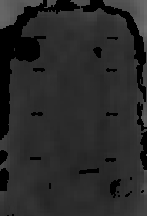
#> input picture src/testsrc/visionv2/src/Frank/depth20.png, 147 x 216 px
$ python Ransac_test.py
#> lines starting #> are read from the running program, lines starting #| are printed output that depends on the picture
#!/usr/bin/env python3

import numpy as np
from matplotlib import pyplot as plt
from mpl_toolkits.mplot3d import Axes3D

from skimage.measure import ransac, LineModelND
import math
import cv2

def D2P(center_x,center_y,Depth):
    # Converts the distance and pixel values of a single point to a
    # physical coordinate
    # Camera constants for ZED2
    fx=1058.17
    fy=1056.76
    cx=108
    cy=78

    # Boundary box center and Depth
    x = center_x
    y = center_y
    D = Depth

    Z = (fx*fy*D)/math.sqrt(cx**2*fy**2 - 2*cx*fy**2*x + cy**2*fx**2 - 2*cy*fx**2*y + fx**2*fy**2 + fx**2*y**2 + fy**2*x**2)
    X = (x-cx)*Z/fx
    Y = (y-cy)*Z/fy
    P = X, Y, Z
    return X, Y, Z

img = cv2.imread("depth20.png",-1)/(2**16)
#> img: shape (216, 147) float64; min 0, max 0.44, mean 0.164
#pointCloud
#fig = plt.figure()
#ax
X = []
Y = []
Z = []

for i in range(0,len(img)):
    for j in range(0,len(img[i])):
        Xc, Yc, Zc = D2P(j,i,img[i][j])
        X.append(Xc)
        Y.append(Yc)
        Z.append(Zc)
#> this loop made 216 passes


fig = plt.figure()
ax = fig.add_subplot(111, projection='3d')
ax.scatter(X,Y,Z,marker='o')
ax.set_xlabel('X Label')
ax.set_ylabel('Y Label')
ax.set_zlabel('Z Label')
plt.show()
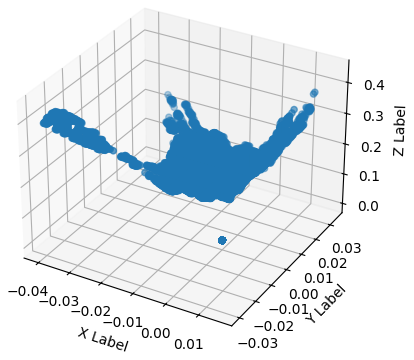
#> figure drawn by matplotlib, 1 panel

# [10 lines of commented-out code are left out]
